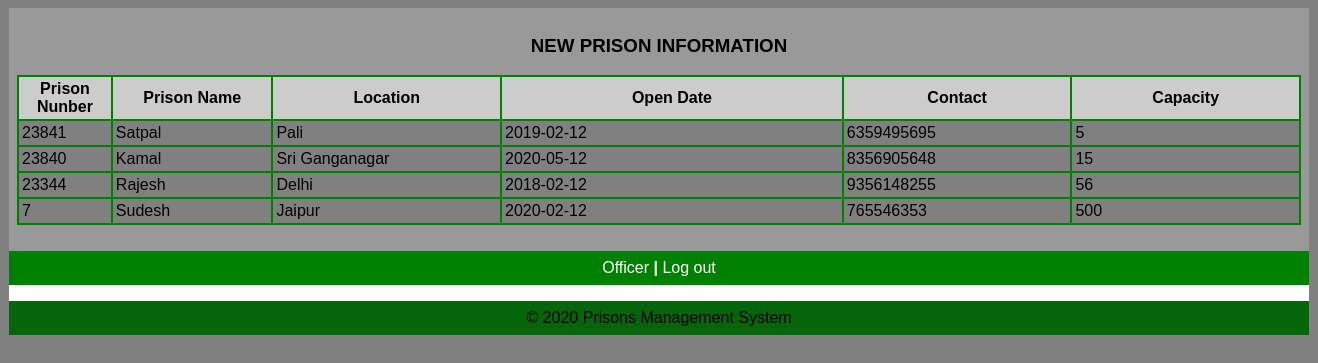
/officer/viewnewprison.php, run on the app's committed database.
### tables this page shows
CREATE TABLE IF NOT EXISTS `newprison` (
`pno` int(25) NOT NULL,
  `pname` varchar(25) NOT NULL,
  `location` varchar(25) NOT NULL,
  `opendate` varchar(25) NOT NULL,
  `contact` bigint(11) NOT NULL,
  `capacity` int(25) NOT NULL
);

### officer/viewnewprison.php (the view, shortened to what this page needs)
<html>
<head>
   <link rel="stylesheet" media="screen" href="login.css" >
</head>
<body>
	<table align='center' border='0' bgcolor='green' width='1300' cellpadding='8' cellspacing='0' height='200'>
          <tr>
            <td bgcolor='#999999' valign='center'>
<?php
$tbl_name="newprison";
$sel= mysql_query("select * from $tbl_name ORDER BY pno DESC LIMIT 0,7");
echo"<table align='center' width='100%' bgcolor='GREEN' border='0' bgcolor='green' cellpadding='3' cellspacing='2' bgcolor='silver'>
<caption><h3>NEW PRISON INFORMATION</h3></caption>
<tr bgcolor='#CCCCCC'>
<th width='3%'>Prison Nunber</th>
<th width='3%'>Prison Name</th>
<th width='10%'>Location</th>
<th width='15%'>Open Date</th>
<th width='10%'>Contact</th>
<th width='10%'>Capacity</th>
</tr>";
   while($row=mysql_fetch_array ($sel))
{
echo "<tr bgcolor='grey'>";
echo  "<td width='3%'>".$row ['pno']."</td>";
echo  "<td width='7%'>".$row ['pname']."</td>";
echo  "<td width='10%'>".$row ['location']."</td>";
echo  "<td width='10%'>".$row ['opendate']. "</td>";
echo  "<td width='10%'>".$row ['contact']. "</td>";
echo  "<td width='3%'>" .$row ['capacity']."</td>";
echo "</tr>";
}
echo"</table>";
?>
<br/>
			</td>
          </tr>
          <tr>
			<td align="center" bgcolor='green'><a href="officerpanel.php" target="_parent">Officer  <b>|</b></a>
			<a href="index.php" target="_parent">Log out</a></td>
          </tr>
          <tr>
            <td align='center' bgcolor='white' height='1'>
					<?php
           include("footer.php");
                ?>
            </td>
          </tr>
	</table>
</body>
</head>
</html>

### officer/login.css (style rules this page uses)
body { font: 14px/21px "Lucida Sans", "Lucida Grande", "Lucida Sans Unicode", sans-serif;background:gray; }
a { color:#fff; text-decoration:none; }

### data on the page
newprison: pno "23841", pname "Satpal", location "Pali", opendate "2019-02-12", contact "6359495695", capacity "5"
newprison: pno "23840", pname "Kamal", location "Sri Ganganagar", opendate "2020-05-12", contact "8356905648", capacity "15"
newprison: pno "23344", pname "Rajesh", location "Delhi", opendate "2018-02-12", contact "9356148255", capacity "56"
newprison: pno "7", pname "Sudesh", location "Jaipur", opendate "2020-02-12", contact "765546353", capacity "500"
